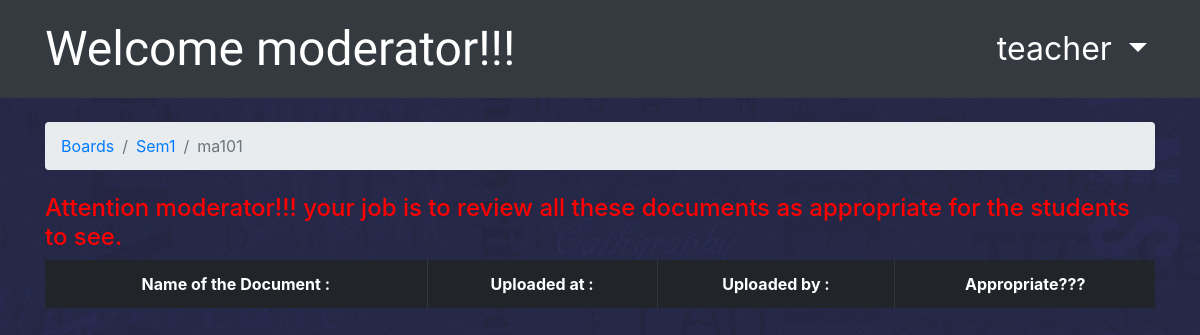
Screenshot of /boards/1/1/review (signed in) with the database file from the repository.
### board/models.py (models this page shows, shortened)
class User(AbstractUser):
	is_student=models.BooleanField(default=False)
	is_moderator=models.BooleanField(default=False)

class Board(models.Model):
    name=models.CharField(max_length=30,unique=True)

class Subject(models.Model):
    name=models.CharField(max_length=30,unique=True)
    board=models.ForeignKey(Board,on_delete=models.CASCADE,related_name='subjects')
    created_by=models.ForeignKey(User,on_delete=models.CASCADE,related_name='subjects')

### board/views.py (the view)
# urls.py: path('boards/<int:pk1>/<int:pk2>/review',views.review, name='review'),
@login_required
@moderator_required
def review(request, pk1,pk2):
    board = get_object_or_404(Board, pk=pk1)
    subject = get_object_or_404(Subject, pk=pk2)
    documents = Document.objects.all()
    if request.method == 'POST':
        if 'Y' in request.POST:
            i_d=request.POST['Y']
            obj = get_object_or_404(Document,pk=i_d)
            obj.is_reviewed=True
            obj.save()
        elif 'N' in request.POST :
            i_d=request.POST['N']
            obj = get_object_or_404(Document,pk=i_d)
            obj.document.delete(save=True)
            obj.delete()
        return redirect('subjects',pk1=pk1,pk2=pk2)
    else:
        return render(request, 'review.html', {'board': board , 'documents' : documents ,'subject': subject })

### templates/review.html (shortened to what this page needs)
{% extends 'base.html' %}
{% load static %}
{% block stylesheet %}
  <link rel="stylesheet" href="{% static 'css/app.css' %}">
{% endblock %}
{% block breadcrumb %}
  <li class="breadcrumb-item"><a href="{% url 'home' %}">Boards</a></li>
  <li class="breadcrumb-item active"><a href="{% url 'board_documents' board.pk %}">{{ board.name }}</a></li>
  <li class="breadcrumb-item active">{{ subject.name }}</li>
{% endblock %}
{% block content %}
    <h4 style="color:red;">Attention moderator!!! your job is to review all these documents as appropriate for the students to see.</h4>
  	<table class="table table-striped" rules="cols" style="text-align:center;">
      <thead class="thead-dark">
      <tr>
        <th>Name of the Document : </th>
        <th>Uploaded at : </th>
        <th>Uploaded by : </th>
        <th colspan="2">Appropriate???</th>
      </tr>
    </thead>
</table>
{% endblock %}

### templates/base.html (shortened to what this page needs)
{% load static %}<!DOCTYPE html>
<html>
  <head>
    <link rel="stylesheet" href="{% static 'css/app.css' %}">
   <link rel="stylesheet" href="{% static 'css/bootstrap.min.css' %}">
    {% block stylesheet %}{% endblock %}
  </head>
  <body>
    {% block body %}
      <nav class="navbar navbar-expand-sm navbar-dark bg-dark">
      <div class="container">
      {% if user.is_authenticated and user.is_student %}
      <a class="navbar-brand" href="{% url 'home' %}">Welcome student!!!</a>
      {% elif user.is_authenticated and user.is_moderator %}
      <a class="navbar-brand" href="{% url 'home' %}">Welcome moderator!!!</a>
      {% else %}
      <a class="navbar-brand" href="{% url 'home' %}">Welcome!!!</a>
      {% endif %}
      <div class="collapse navbar-collapse" id="mainMenu">
        {% if user.is_authenticated %}
          <ul class="navbar-nav ml-auto" >
            <li class="nav-item dropdown">
              <a class="nav-link dropdown-toggle" href="#" id="userMenu" data-toggle="dropdown" aria-haspopup="true" aria-expanded="false" style="font-size: 2em; color: white;">
                {{ user.username }}
              </a>
            </li>
          </ul>
        {% else %}
          <form class="form-inline ml-auto">
            <a href="{% url 'login' %}" class="btn btn-primary ml-2">Log in</a>
            <a href="{% url 'signup' %}" class="btn btn-primary ml-2">Sign up</a>
          </form>
        {% endif %}
      </div>
    </div>
  </nav>
      <div class="container">
        <ol class="breadcrumb my-4">
          {% block breadcrumb %}
          {% endblock %}
        </ol>
        {% block content %}
        {% endblock %}
       {% endblock body %}
      </div>
  </body>
</html>

### static/css/app.css (style rules this page uses)
body { background: url('img/background.jpg') center top #252746; background-size: cover; width: 100%; top: 0; left: 0; z-index: 0; }
.navbar-brand { font-family: 'Aguafina Script', cursive; font-size: 48px; }

### rows the page displays
User: username "teacher"
Board: name "Sem1"
Subject: name "ma101"
